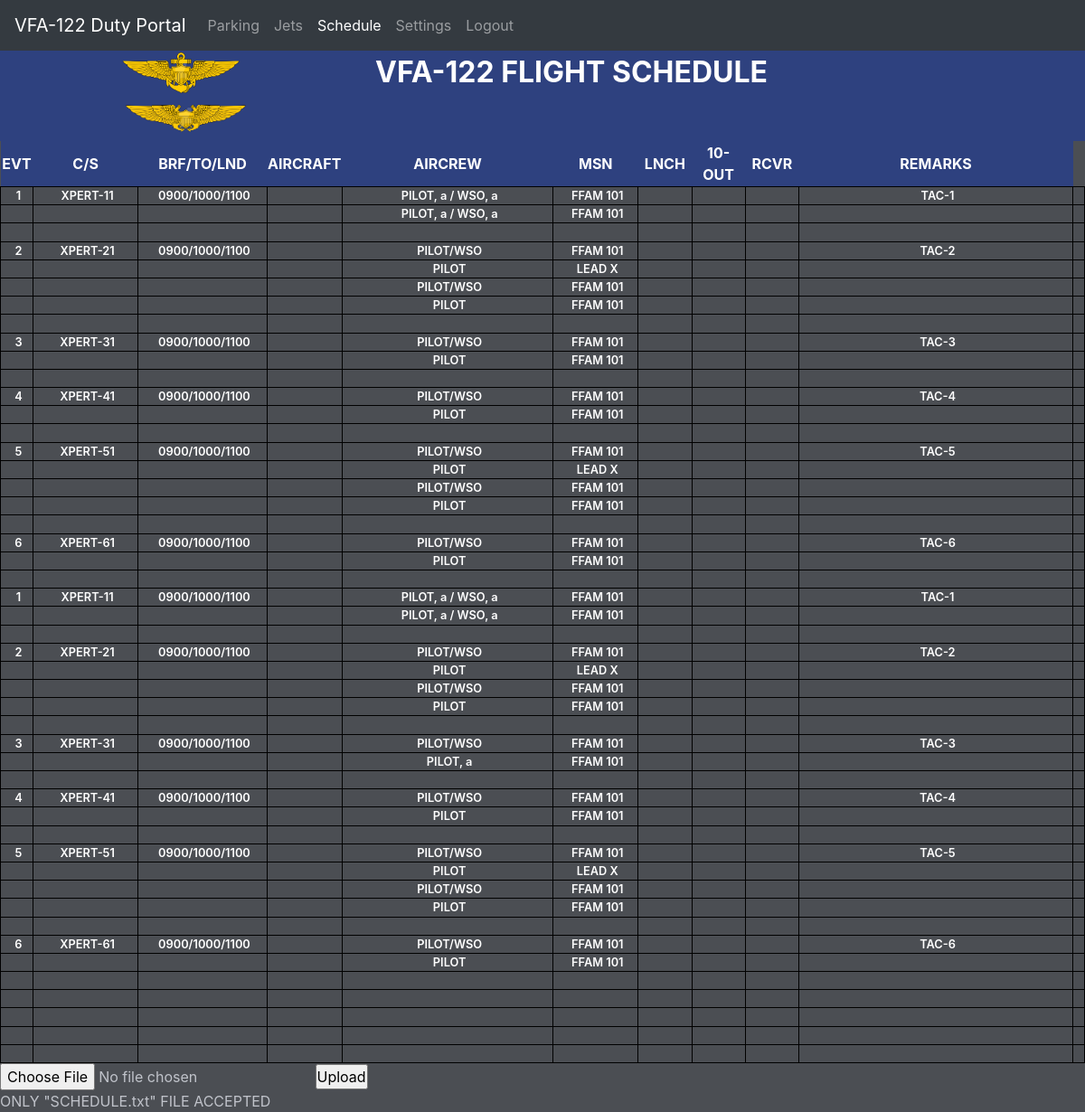
The app's page /schedule (signed in), older data.
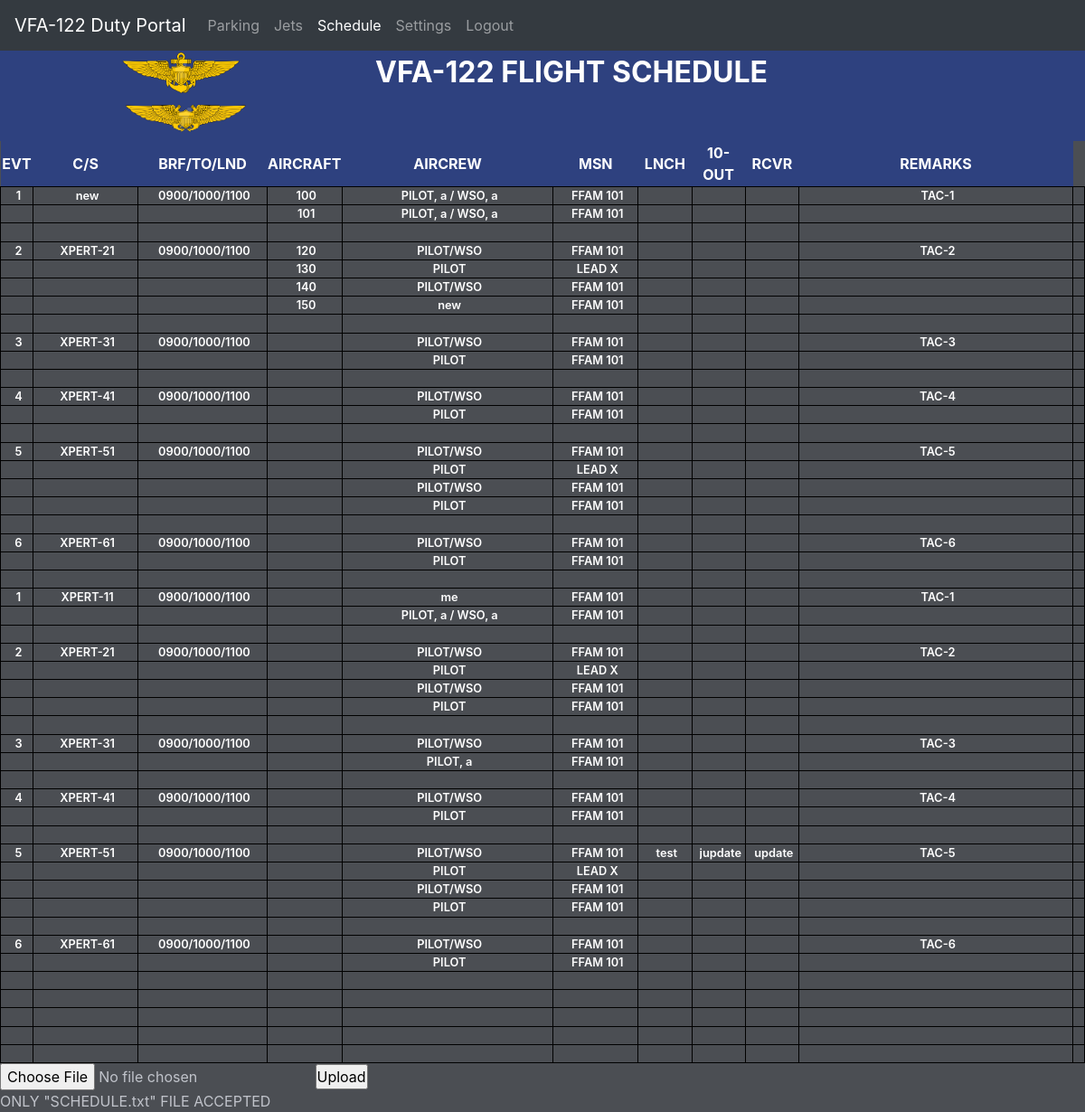
The same page, newer data.
### app.py (models this page shows)
class Sked(db.Model):
    __tablename__='sked'
    id = db.Column(db.Integer, primary_key=True)
    evt = db.Column(db.Integer, nullable=True)
    callsign = db.Column(db.String(64), nullable=True)
    times = db.Column(db.String(64), nullable=True)
    aircraft = db.Column(db.String(64), nullable=True)
    aircrew = db.Column(db.String(64), nullable=True)
    mission = db.Column(db.String(64), nullable=True)
    launch = db.Column(db.String(64), nullable=True)
    out = db.Column(db.String(64), nullable=True)
    recover = db.Column(db.String(64), nullable=True)
    remarks = db.Column(db.String(512), nullable=True)

### app.py (the view)
@app.route('/schedule')
def schedule():
    if not session.get('logged_in'):
        return render_template('login.html')
    else:
        return render_template('schedule.html',sked=get_sked(), settings=settings)

### app.py (called while the page is built)
def get_sked ():
    sked_list = Sked.query.order_by(Sked.id).all()
    return sked_list

### templates/schedule.html (shortened to what this page needs)
{% extends "base.html" %}
{% block content %}
<div id="skedheader" class="row" style="font-size: 200%; min-width:100%">
    <img class="manImg" src="static/pilot.png" width="130" hspace="150">VFA-122 FLIGHT SCHEDULE
    <img class="manImg" src="static/nfo.png" width="140" hspace="150">
</div>
<div class="container-fluid m-0 p-0">
    <div class="row">
        <div class="col-12">
            <table name="skedtable" id="skedtable" autocomplete="off" spellcheck="false">
                <thead >
                    <tr>
                        <th class="eevent">EVT</th>
                        <th class="ccallsign">C/S</th>
                        <th class="ttimes">BRF/TO/LND</th>
                        <th class="aaircraft">AIRCRAFT</th>
                        <th class="aaircrew">AIRCREW</th>
                        <th class="mmission">MSN</th>
                        <th class="llaunch">LNCH</th>
                        <th class="oout">10-OUT</th>
                        <th class="rrecover">RCVR</th>
                        <th class="rremarks">REMARKS</th>
                    </tr>
                </thead>
                <tbody>
                    {% for line in sked %}
                    <form class="schedule_form" action="/sked_edit/{{line.id}}" method="POST">
                        <tr id="{{line.id}}_form">
                            <td><input name="evt" type="text" value="{{line.evt}}"></td>
                            <td><input name="cs" type="text" value="{{line.callsign}}"></td>
                            <td><input name="tm" type="text" value="{{line.times}}"></td>
                            <td><input name="ac" type="text" value="{{line.aircraft}}"></td>
                            <td><input name="acrw" type="text" value="{{line.aircrew}}"></td>
                            <td><input name="msn" type="text" value="{{line.mission}}"></td>
                            <td><input name="lnch" type="text" value="{{line.launch}}"></td>
                            <td><input name="out" type="text" value="{{line.out}}"></td>
                            <td><input name="rcvr" type="text" value="{{line.recover}}"></td>
                            <td><input name="rmks" type="text" value="{{line.remarks}}"></td>
                            <td><button class="form-control d-none" type="submit" value="Submit"></td>
                        </tr>
                    </form>
                {% endfor %}
           </tbody>
            </table>
        </div>
    </div>
</div>
<form method="post" action="/schedule/upload" enctype="multipart/form-data">
    <input type=file name=file>
    <input type=submit value=Upload>
    <div>ONLY "SCHEDULE.txt" FILE ACCEPTED</div>
</form>
</body>
</html>
{%endblock%}

### templates/base.html (shortened to what this page needs)
<!DOCTYPE html>
<html lang="en">
<head>
    <link rel="stylesheet" href="https://stackpath.bootstrapcdn.com/bootstrap/4.3.1/css/bootstrap.min.css"
>
    <link rel="stylesheet" href="static/style.css">
</head>
<body>
    <nav class="navbar navbar-expand-md navbar-dark bg-dark">
        <a class="navbar-brand" href="/">VFA-122 Duty Portal</a>
        <div class="collapse navbar-collapse" id="navbarNav">
            <ul class="navbar-nav">
                <li class="nav-item {%if request.path == '/parking'%}active{%endif%}"">
                    <a class=" nav-link" href="/parking">Parking</a>
                </li>
                <li class="nav-item {%if request.path == '/jets'%}active{%endif%}"">
                    <a class=" nav-link" href="/jets">Jets</a>
                </li>
                <li class="nav-item {%if request.path == '/schedule'%}active{%endif%}"">
                    <a class=" nav-link" href="/schedule">Schedule</a>
                </li>
                <li class="nav-item {%if request.path == '/settings'%}active{%endif%}"">
                    <a class=" nav-link" href="/settings">Settings</a>
                </li>
                <li class="nav-item {%if request.path == '/logout'%}active{%endif%}"">
                    <a class=" nav-link" href="/logout">Logout</a>
                </li>
            </ul>
        </div>
    </nav>
    <div class="container-fluid m-0 p-0">
        <div class="m-0 p-0 row">
            <div id="main_content_div" class="col-lg-10 col-12 p-0">
                {% block content %}
                {% endblock %}
</body>
</html>

### static/style.css (style rules this page uses)
body { background-color: #4B4E53; color: #C0C3CA; width: 100vw; margin: 0; padding: 0; }
a { color: #4B4E53; }
#skedtable { border-collapse: collapse; table-layout: fixed; text-align: center; }
#skedheader { text-align: center; font-weight: bold; background-color: #2E417F; color: #FFF; }
#skedtable th { word-wrap: break-word; text-align: center; font-weight: bold; background-color: #2E417F; color: #FFF; position: sticky; top: 0; }
#skedtable td { font-size: 80%; padding: 0; margin: 0; }
#skedtable th.eevent { width: 3% }
#skedtable th.llaunch, th.oout, th.rrecover { width: 5%; }
#skedtable th.ccallsign { width: 10% }
#skedtable th.ttimes { width: 12%; }
#skedtable th.aaircraft { width: 6% }
#skedtable th.mmission { width:8%; }
#skedtable th.aaircrew { width: 20% }
#skedtable th.rremarks { width: 26%; }
#skedtable td { border: 1px solid #000000; padding: 0px 4px 0px 8px; height: 10px; }
input[name="evt"],[name="cs"],[name="tm"],[name="ac"],[name="acrw"],[name="msn"],[name="lnch"],[name="out"],[name="rcvr"],[name="rmks"] { box-sizing: border-box; width: 100%; max-height: 100%; padding: 0px; margin 0px; text-align: center; font-weight: 600; color: #FFF; background: transparent; border: none; outline: none; }

Row changes from the older to the newer data that the page shows:
changed Sked (number 1 of 48 on the later page): cs "XPERT-11" → "new"; ac (not shown) → "100"
changed Sked (number 2 of 48 on the later page): ac (not shown) → "101"
changed Sked (number 4 of 48 on the later page): ac (not shown) → "120"
changed Sked (number 5 of 48 on the later page): ac (not shown) → "130"
changed Sked (number 6 of 48 on the later page): ac (not shown) → "140"
changed Sked (number 7 of 48 on the later page): ac (not shown) → "150"; acrw "PILOT" → "new"
changed Sked "XPERT-11": acrw "PILOT, a / WSO, a" → "me"
changed Sked: lnch (not shown) → "test"; out (not shown) → "jupdate"; rcvr (not shown) → "update"
